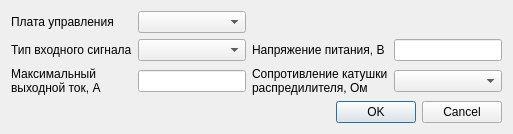
<?xml version="1.0" encoding="UTF-8"?>
<ui version="4.0">
 <class>ControlPanelsTitleInfo</class>
 <widget class="QWidget" name="ControlPanelsTitleInfo">
  <property name="geometry">
   <rect>
    <x>0</x>
    <y>0</y>
    <width>640</width>
    <height>166</height>
   </rect>
  </property>
  <property name="sizePolicy">
   <sizepolicy hsizetype="Minimum" vsizetype="Minimum">
    <horstretch>0</horstretch>
    <verstretch>0</verstretch>
   </sizepolicy>
  </property>
  <property name="focusPolicy">
   <enum>Qt::NoFocus</enum>
  </property>
  <property name="windowTitle">
   <string>Параметры испытания</string>
  </property>
  <layout class="QVBoxLayout" name="verticalLayout">
   <property name="sizeConstraint">
    <enum>QLayout::SetFixedSize</enum>
   </property>
   <item>
    <layout class="QGridLayout" name="gridLayout">
     <item row="0" column="1">
      <widget class="QComboBox" name="GsType"/>
     </item>
     <item row="1" column="2">
      <widget class="QLabel" name="l_voltage">
       <property name="text">
        <string>Напряжение питания, В</string>
       </property>
      </widget>
     </item>
     <item row="0" column="0">
      <widget class="QLabel" name="l_gs_type">
       <property name="text">
        <string>Плата управления</string>
       </property>
      </widget>
     </item>
     <item row="1" column="0">
      <widget class="QLabel" name="l_signal_type">
       <property name="text">
        <string>Тип входного сигнала</string>
       </property>
      </widget>
     </item>
     <item row="1" column="1">
      <widget class="QComboBox" name="SignalType">
       <property name="currentIndex">
        <number>-1</number>
       </property>
       <item>
        <property name="text">
         <string>4..20 мА</string>
        </property>
       </item>
       <item>
        <property name="text">
         <string>0..20 мА</string>
        </property>
       </item>
       <item>
        <property name="text">
         <string>+-10 В</string>
        </property>
       </item>
       <item>
        <property name="text">
         <string>+-10мА</string>
        </property>
       </item>
       <item>
        <property name="text">
         <string>+-40 мА</string>
        </property>
       </item>
      </widget>
     </item>
     <item row="1" column="3">
      <widget class="QLineEdit" name="Voltage">
       <property name="toolTip">
        <string>1..40 VDC</string>
       </property>
       <property name="toolTipDuration">
        <number>1000</number>
       </property>
      </widget>
     </item>
     <item row="2" column="0">
      <widget class="QLabel" name="l_max_amperage">
       <property name="text">
        <string>Максимальный
выходной ток, А</string>
       </property>
      </widget>
     </item>
     <item row="2" column="1">
      <widget class="QLineEdit" name="MaxAmperage">
       <property name="toolTip">
        <string>0..3 A</string>
       </property>
      </widget>
     </item>
     <item row="2" column="2">
      <widget class="QLabel" name="l_reel_resist">
       <property name="text">
        <string>Сопротивление катушки
распредилителя, Ом</string>
       </property>
      </widget>
     </item>
     <item row="2" column="3">
      <widget class="QComboBox" name="ReelResist">
       <property name="currentIndex">
        <number>-1</number>
       </property>
       <item>
        <property name="text">
         <string>8,65</string>
        </property>
       </item>
       <item>
        <property name="text">
         <string>17,6</string>
        </property>
       </item>
      </widget>
     </item>
    </layout>
   </item>
   <item>
    <widget class="QDialogButtonBox" name="buttonBox">
     <property name="standardButtons">
      <set>QDialogButtonBox::Cancel|QDialogButtonBox::Ok</set>
     </property>
    </widget>
   </item>
  </layout>
 </widget>
 <resources/>
 <connections/>
</ui>
